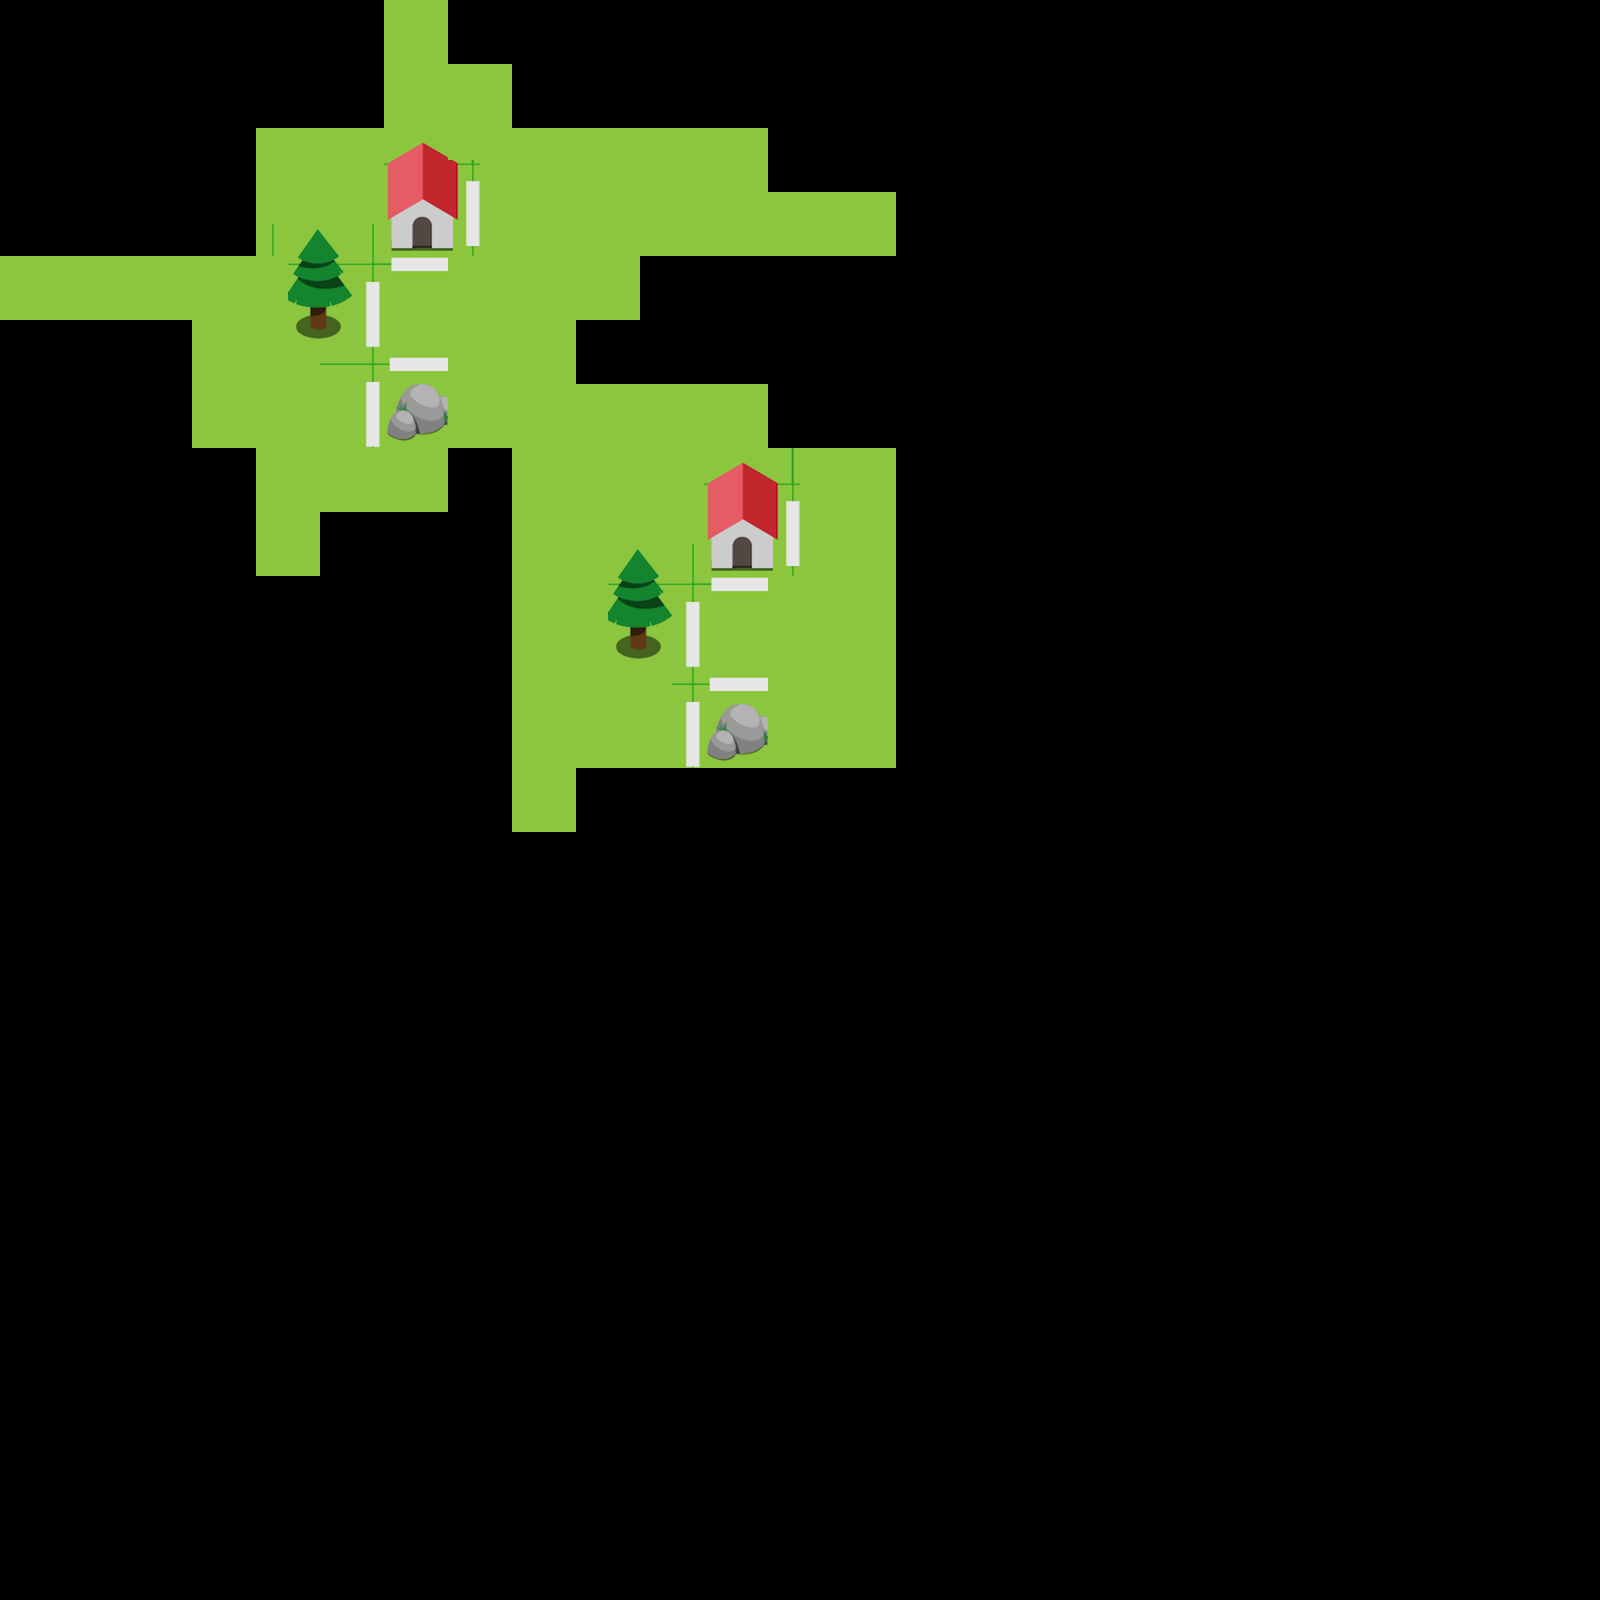

This is a level from a 2D game, rendered from its Tiled map with the project's own tilesets. A one-line summary and the map file follow, with tile-layer data summarised:
An orthogonal 50x50 tile map with 32x32 px tiles, 1 tile layer (map).

<map version="1.0" orientation="orthogonal" width="50" height="50" tilewidth="32" tileheight="32">
 <tileset firstgid="1" name="map1" tilewidth="32" tileheight="32">
  <image source="map1.png" width="1002" height="529" />
 </tileset>
 <layer name="map" width="50" height="50">
  <data>[2500 cells, 324 non-empty, 55 distinct tile ids]</data>
 </layer>
</map>
